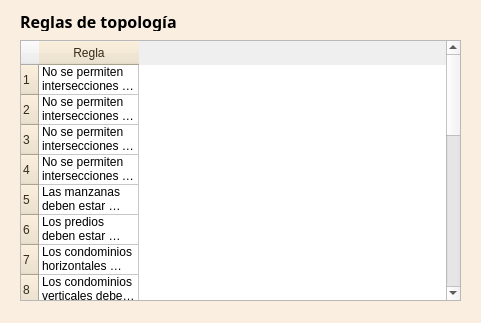
<?xml version="1.0" encoding="UTF-8"?>
<ui version="4.0">
 <class>VentanaReglasTopoDialogBase</class>
 <widget class="QDialog" name="VentanaReglasTopoDialogBase">
  <property name="geometry">
   <rect>
    <x>0</x>
    <y>0</y>
    <width>481</width>
    <height>323</height>
   </rect>
  </property>
  <property name="minimumSize">
   <size>
    <width>480</width>
    <height>322</height>
   </size>
  </property>
  <property name="maximumSize">
   <size>
    <width>481</width>
    <height>323</height>
   </size>
  </property>
  <property name="windowTitle">
   <string>Reglas de topología</string>
  </property>
  <property name="styleSheet">
   <string notr="true">QDialog{
background : rgb(250,238,224);
}</string>
  </property>
  <widget class="QLabel" name="labelErrores">
   <property name="geometry">
    <rect>
     <x>20</x>
     <y>10</y>
     <width>281</width>
     <height>21</height>
    </rect>
   </property>
   <property name="font">
    <font>
     <family>Century Gothic</family>
     <pointsize>12</pointsize>
     <weight>75</weight>
     <bold>true</bold>
    </font>
   </property>
   <property name="text">
    <string>&lt;html&gt;&lt;head/&gt;&lt;body&gt;&lt;p&gt;Reglas de topología&lt;/p&gt;&lt;/body&gt;&lt;/html&gt;</string>
   </property>
  </widget>
  <widget class="QTableWidget" name="tablaReglas">
   <property name="geometry">
    <rect>
     <x>20</x>
     <y>40</y>
     <width>441</width>
     <height>261</height>
    </rect>
   </property>
   <property name="styleSheet">
    <string notr="true">QHeaderView::section
{
background-color: rgb(238,225,200);
color : rgb(52, 42, 24 );
text-align: right;
font-size:12px;
height:24px
}</string>
   </property>
   <row>
    <property name="text">
     <string>1</string>
    </property>
   </row>
   <row>
    <property name="text">
     <string>2</string>
    </property>
   </row>
   <row>
    <property name="text">
     <string>3</string>
    </property>
   </row>
   <row>
    <property name="text">
     <string>4</string>
    </property>
   </row>
   <row>
    <property name="text">
     <string>5</string>
    </property>
   </row>
   <row>
    <property name="text">
     <string>6</string>
    </property>
   </row>
   <row>
    <property name="text">
     <string>7</string>
    </property>
   </row>
   <row>
    <property name="text">
     <string>8</string>
    </property>
   </row>
   <row>
    <property name="text">
     <string>9</string>
    </property>
   </row>
   <row>
    <property name="text">
     <string>10</string>
    </property>
   </row>
   <row>
    <property name="text">
     <string>11</string>
    </property>
   </row>
   <row>
    <property name="text">
     <string>12</string>
    </property>
   </row>
   <row>
    <property name="text">
     <string>13</string>
    </property>
   </row>
   <row>
    <property name="text">
     <string>14</string>
    </property>
   </row>
   <row>
    <property name="text">
     <string>15</string>
    </property>
   </row>
   <row>
    <property name="text">
     <string>16</string>
    </property>
   </row>
   <row>
    <property name="text">
     <string>17</string>
    </property>
   </row>
   <row>
    <property name="text">
     <string>18</string>
    </property>
   </row>
   <row>
    <property name="text">
     <string>19</string>
    </property>
   </row>
   <row>
    <property name="text">
     <string>20</string>
    </property>
   </row>
   <column>
    <property name="text">
     <string>Regla</string>
    </property>
   </column>
   <item row="0" column="0">
    <property name="text">
     <string>No se permiten intersecciones entre predios</string>
    </property>
   </item>
   <item row="1" column="0">
    <property name="text">
     <string>No se permiten intersecciones entre manzanas</string>
    </property>
   </item>
   <item row="2" column="0">
    <property name="text">
     <string>No se permiten intersecciones entre construcciones</string>
    </property>
   </item>
   <item row="3" column="0">
    <property name="text">
     <string>No se permiten intersecciones entre condominios horizontales</string>
    </property>
   </item>
   <item row="4" column="0">
    <property name="text">
     <string>Las manzanas deben estar totalmente cubiertas por predios</string>
    </property>
   </item>
   <item row="5" column="0">
    <property name="text">
     <string>Los predios deben estar totalmente incluidos en una manzana</string>
    </property>
   </item>
   <item row="6" column="0">
    <property name="text">
     <string>Los condominios horizontales deben estar totalmente incluidos en un predio</string>
    </property>
   </item>
   <item row="7" column="0">
    <property name="text">
     <string>Los condominios verticales deben estar totalmente incluidos en un predio</string>
    </property>
   </item>
   <item row="8" column="0">
    <property name="text">
     <string>Ninguna capa admite geometrías multiparte</string>
    </property>
   </item>
   <item row="9" column="0">
    <property name="text">
     <string>Ninguna capa admite geometrías duplicadas</string>
    </property>
   </item>
   <item row="10" column="0">
    <property name="text">
     <string>Las construcciones no deben compartirse entre manzanas</string>
    </property>
   </item>
   <item row="11" column="0">
    <property name="text">
     <string>Las construcciones no deben compartirse entre predios</string>
    </property>
   </item>
   <item row="12" column="0">
    <property name="text">
     <string>Las construcciones no deben compartirse entre condominios horizontales</string>
    </property>
   </item>
   <item row="13" column="0">
    <property name="text">
     <string>Las construcciones no deben compartirse entre condominios verticales</string>
    </property>
   </item>
   <item row="14" column="0">
    <property name="text">
     <string>Las construcciones deben tocar solo una manzana</string>
    </property>
   </item>
   <item row="15" column="0">
    <property name="text">
     <string>Las construcciones deben tocar solo un predio</string>
    </property>
   </item>
   <item row="16" column="0">
    <property name="text">
     <string>Las construcciones deben tocar solo un condominio horizontal</string>
    </property>
   </item>
   <item row="17" column="0">
    <property name="text">
     <string>Las construcciones deben tocar solo un condominio vertical</string>
    </property>
   </item>
   <item row="18" column="0">
    <property name="text">
     <string>Las claves verticales deben estar contenidas en condominios verticales</string>
    </property>
   </item>
   <item row="19" column="0">
    <property name="text">
     <string>Solo las construcciones admiten anillos</string>
    </property>
   </item>
  </widget>
 </widget>
 <resources/>
 <connections/>
</ui>
